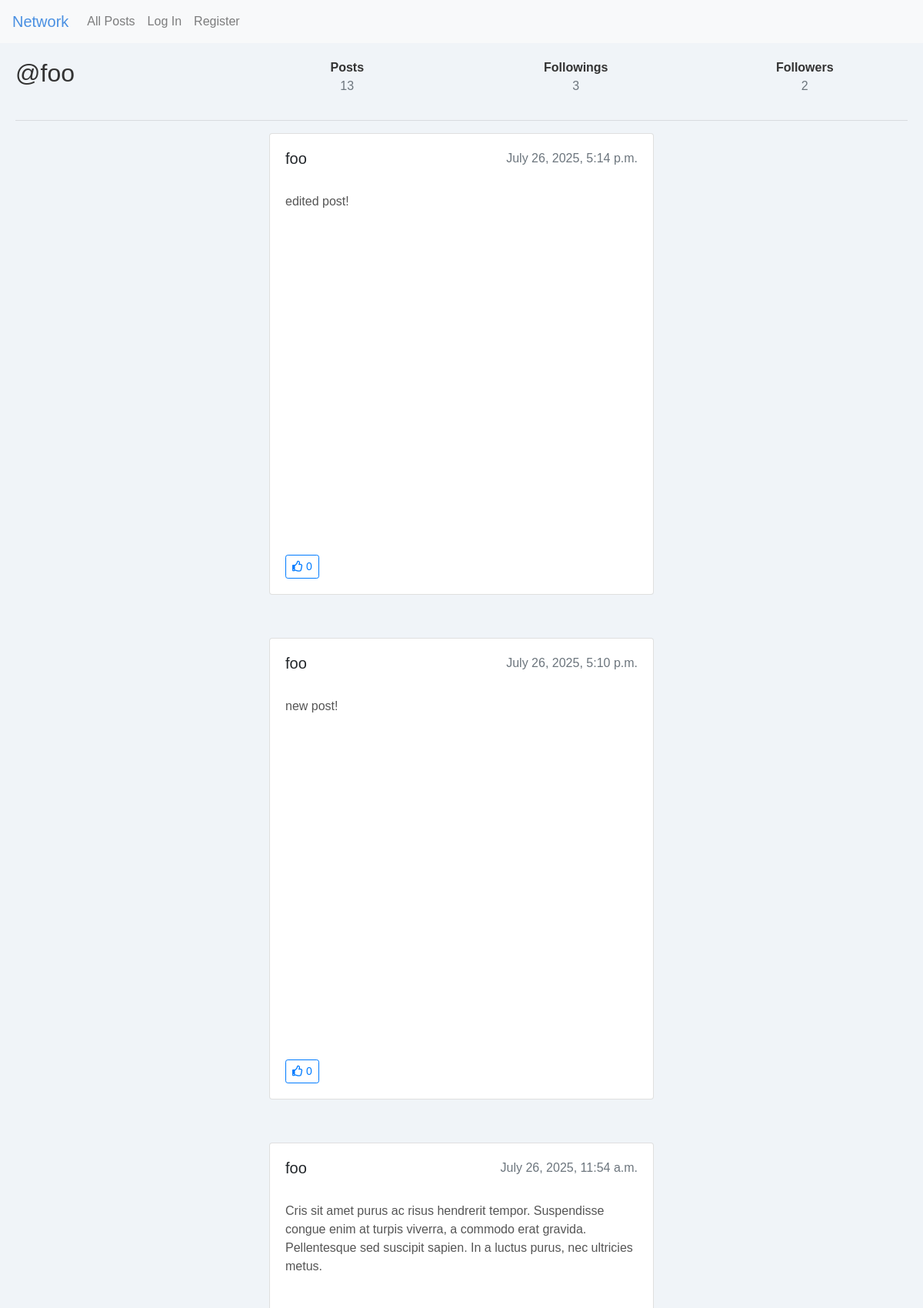
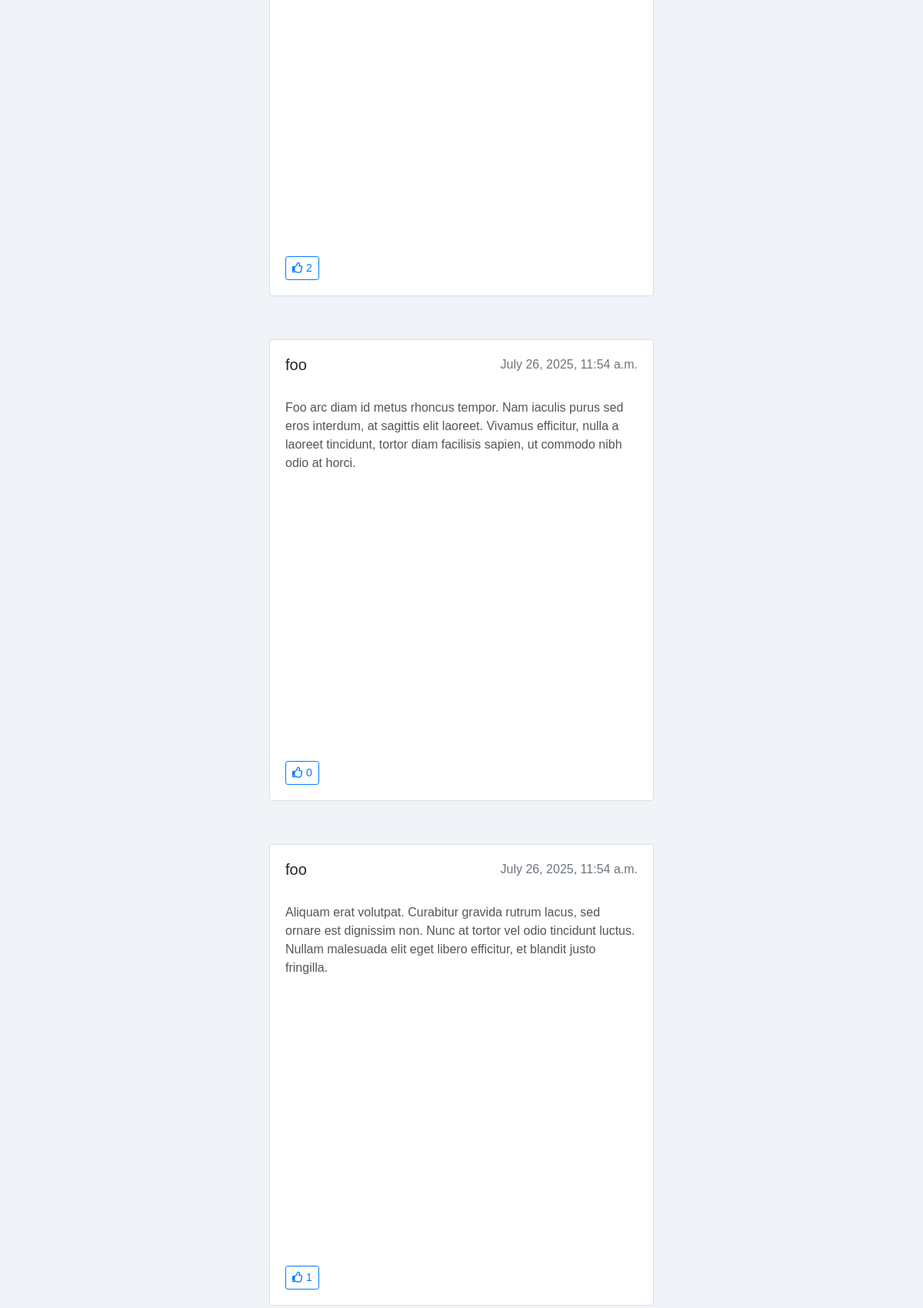
The page /user/foo (upper part) on the database its author committed (2 pictures, top to bottom).
### network/models.py (models this page shows, shortened)
class User(AbstractUser):
    pass

class Post(models.Model):
    author = models.ForeignKey(User, on_delete=models.CASCADE, related_name="author")
    content = models.CharField(max_length=256)
    date = models.DateTimeField(auto_now_add=True)
    def get_date(self):
        return self.date.strftime("%b %d, %Y")
    get_date.short_description = "Date Posted"

### network/views.py (the view)
# urls.py: path("user/<str:tag>", views.user, name="user"),
def user(request, tag):
    try:
        user = User.objects.filter(username=tag).first()
        posts = Post.objects.filter(author=user).order_by('-date')
        page_number = request.GET.get("page", 1)
        paginator = Paginator(posts, 10)
        page_obj = paginator.get_page(page_number)
        following = Follow.objects.filter(user=user).exclude(following__isnull=True).count()
        follower = Follow.objects.filter(following=user).count()
        followed = Follow.objects.filter(user=request.user, following=user).exists() if request.user.is_authenticated else False
        return render(request, "network/profile.html", {
            "existence": True,
            "followed": followed,
            "username": tag,
            "following": following,
            "follower": follower,
            "post_count": posts.count(),
            "page_obj": page_obj
        })
    except:
        return render(request, "network/profile.html", {
            "alert": True,
            "banner": "404",
            "status": "warning",
            "message": "user doesn't exist!",
            "username": tag
        })

### network/templates/network/profile.html (shortened to what this page needs)
{% extends "network/layout.html" %}
{% load static %}
{% block body %}
    {% if existence %}
        <div class="row">
            <div class="text-center col-3">
                <div class="one-line">
                    <h2>@{{ username }}</h2>
                </div>
            </div>
            <div class="text-center col-3">
                <b>Posts</b>
                <br>
                <p class="text-muted">{{ post_count }}</p>
            </div>
            <div class="text-center col-3">
                <b>Followings</b>
                <br>
                <p class="text-muted">{{ following }}</p>
            </div>
            <div class="text-center col-3">
                <b>Followers</b>
                <br>
                <p class="text-muted">{{ follower }}</p>
            </div>
        </div>
        <hr>
        <div class="container" id="user_container">
            {% for post in page_obj %}
                <div class="card post {% if post.author == user %} my-post {% endif %}">
                    <div class="card-body d-flex flex-column">
                        <div class="d-flex justify-content-between">
                            <a href="{% url 'user' post.author.username %}" class="text-body text-decoration-none">
                                <h5>{{ post.author }}</h5>
                            </a>
                            <p class="text-muted mb-0">{{ post.date }}</p>
                        </div>
                        <br />
                        <div id="post-content-{{ post.id }}">
                            <p>{{ post.content }}</p>
                        </div>
                        <div class="mt-auto">
                            <button class="btn btn-outline-primary btn-sm like-button" data-id="{{ post.id }}">
                                <i class="far fa-thumbs-up"></i>
                                <span class="like-count">{{ post.liked.count }}</span>
                            </button>
                        </div>
                    </div>
                </div>
                <br />
            {% empty %}
                <p class="text-muted">No posts to display.</p>
            {% endfor %}
        </div>
    {% else %}
        <div class="text-center">
            <h4 class="text-center text-muted">No user matches the query.</h4>
            <a href="{% url 'index' %}">Go back</a>
        </div>
    {% endif %}
{% endblock %}

### network/static/network/styles.css (style rules this page uses)
body { font-family: Arial, sans-serif; background-color: #f0f4f8; }
p { color: #555; }
.one-line { display: flex; align-items: center; gap: 10px; }
.container { display: flex; flex-direction: column; justify-content: center; align-items: center; gap: 16px; }
.post { width: 500px; min-height: 600px; }
.card-body { display: flex; flex-direction: column; height: 100%; overflow: visible; }
.card-body p { word-wrap: break-word; white-space: normal; }
.card { position: relative; }

### rows shown on the page
User: username "foo"
Post: author "foo", date "July 26, 2025, 5:14 p.m.", content "edited post!", liked.count "0"
Post: author "foo", date "July 26, 2025, 5:10 p.m.", content "new post!", liked.count "0"
Post: author "foo", date "July 26, 2025, 11:54 a.m.", content "Cris sit amet purus ac risus hendrerit tempor. Suspendisse congue enim at turpis viverra, a commodo erat gravida. Pellentesque sed suscipit sapien. In a luctus purus, nec ultricies metus.", liked.count "2"
Post: author "foo", date "July 26, 2025, 11:54 a.m.", content "Foo arc diam id metus rhoncus tempor. Nam iaculis purus sed eros interdum, at sagittis elit laoreet. Vivamus efficitur, nulla a laoreet tincidunt, tortor diam facilisis sapien, ut commodo nibh odio at horci.", liked.count "0"
Post: author "foo", date "July 26, 2025, 11:54 a.m.", content "Aliquam erat volutpat. Curabitur gravida rutrum lacus, sed ornare est dignissim non. Nunc at tortor vel odio tincidunt luctus. Nullam malesuada elit eget libero efficitur, et blandit justo fringilla.", liked.count "1"

### other values the page prints
{{ post_count }} "13"
{{ following }} "3"
{{ follower }} "2"
